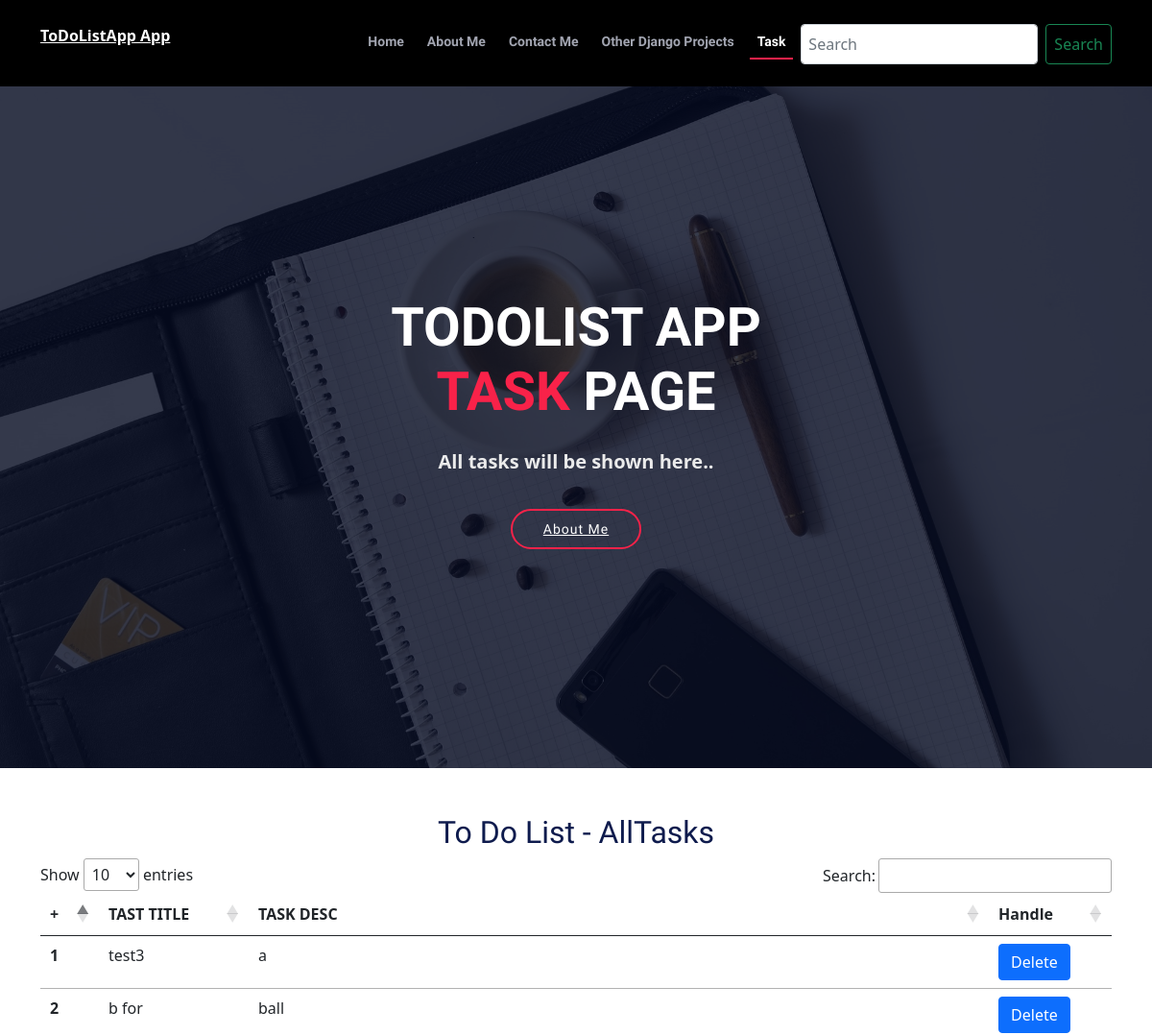
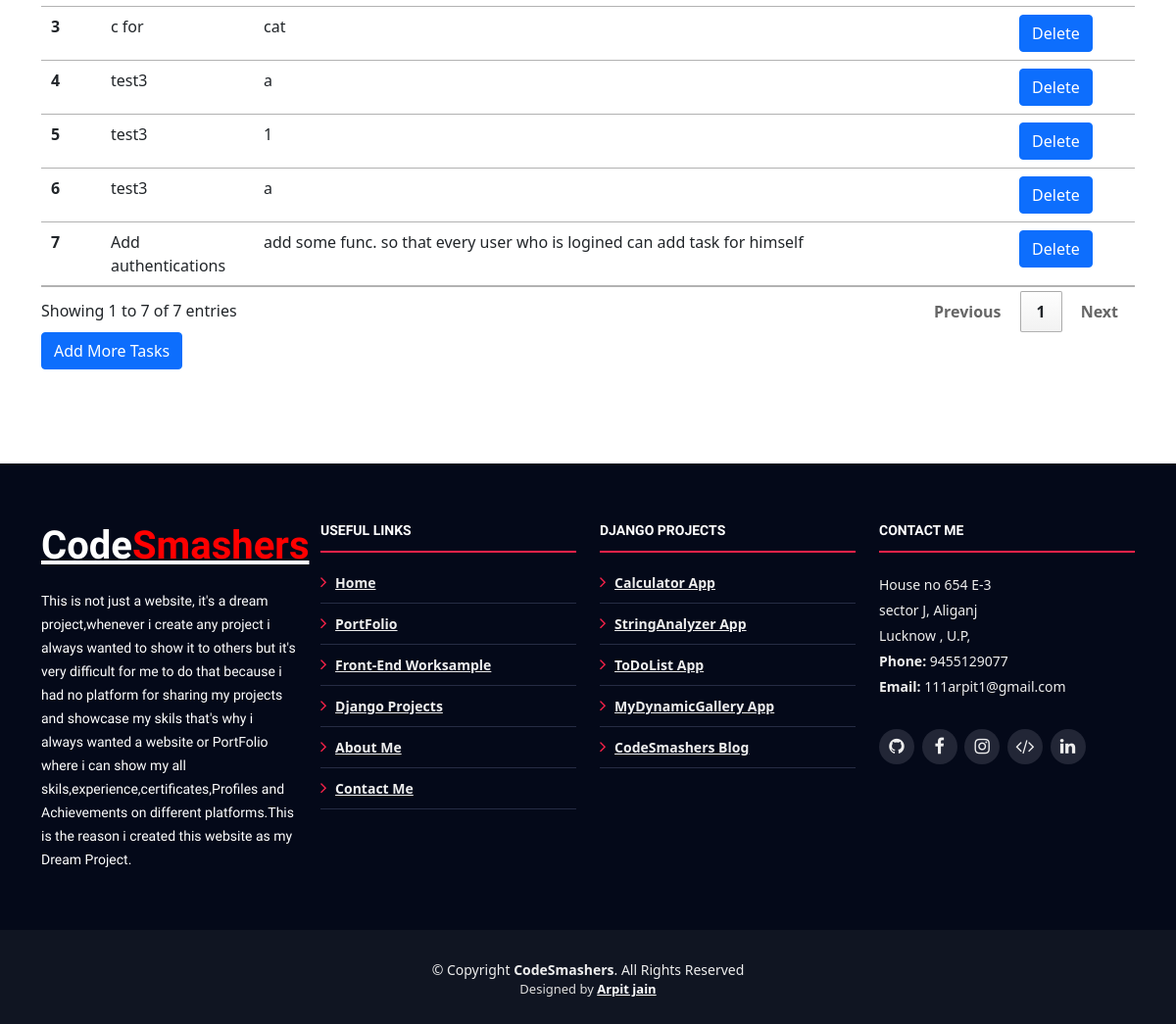
Screenshot of /ToDoListApp/task/ with the database file from the repository (2 pictures, top to bottom).
### ToDoListApp/models.py (models this page shows, shortened)
class Task(models.Model):
    id = models.AutoField(primary_key=True)
    taskTitle = models.CharField(max_length=30)
    TaskDesc = models.TextField(max_length=300)
    time = models.DateTimeField(auto_now_add=True)

### ToDoListApp/views.py (the view)
# urls.py: path('task/', views.task, name='task'),
def task(request):
    alltasks = Task.objects.all()
    params = {'alltasks':alltasks}
    return render(request,'ToDoListApp/task.html',params)

### templates/ToDoListApp/task.html (shortened to what this page needs)
{% extends 'base3.html' %}
{% block projectname %} <a href="/ToDoListApp ">ToDoListApp App</a> {% endblock projectname %}
{% block extranavs %}
<li class="nav-item menu-active" >
        <a class="nav-link" href="/ToDoListApp/task">Task</a>
      </li>
{% endblock extranavs %}
{% block searchbar %}
<form class="d-flex" action="/ToDoListApp/search/">
        <input class="form-control me-2" type="search" placeholder="Search" aria-label="Search" name="query">
        <button class="btn btn-outline-success p-2" type="submit">Search</button>
      </form>
{% endblock searchbar %}
{% block body %}
<section id="intro" style="background: url('/static/img/bg/bg1.jpg') top center;width: 100%;height: 100vh;
  background-size: cover; overflow: hidden; position: relative;">
    <div class="intro-container wow fadeIn">
      <h1 class="mb-4 pb-0">ToDoList App<br><span>Task</span> Page</h1>
      <p class="mb-4 pb-0">All tasks will be shown here..</p>
      <a href="/about" class="about-btn scrollto">About Me</a>
    </div>
  </section>
<div class="container my-5">
    <h2 class="text-center my-2">To Do List - AllTasks </h2>
    <table class="table" id="myTable">
  <thead>
    <tr>
      <th scope="col">+</th>
      <th scope="col" style="width: 10vw;">TAST TITLE</th>
      <th scope="col">TASK DESC</th>
      <th scope="col">Handle</th>
    </tr>
  </thead>
  <tbody>
  {% for task in alltasks %}
    <tr>
      <th scope="row">{{forloop.counter}}</th>
      <td>{{task.taskTitle}}</td>
      <td >{{task.TaskDesc}}</td>
      <th scope="row"><a href="/ToDoListApp/deleteitem/{{task.id}}" class="btn btn-primary">Delete</a></th>
    </tr>
    {% endfor %}
  </tbody>
</table>
<button type="button" class="btn btn-primary" data-toggle="modal" data-target="#addmoretask">
  Add More Tasks
</button>
</div>
<br>
<br>
{% endblock body %}

### static/css/navbarstyle.css (style rules this page uses)
a { color: #f82249; transition: 0.5s; }
p { padding: 0; margin: 0 0 30px 0; }
h1, h2, h3, h4, h5, h6 { font-family: "Raleway", sans-serif; font-weight: 400; margin: 0 0 20px 0; padding: 0; color: #0e1b4d; }
.wow { visibility: hidden; }
.nav-menu, .nav-menu * { margin: 0; padding: 0; list-style: none; }
.nav-menu li { position: relative; white-space: nowrap; }
.nav-menu > li { float: left; }
.nav-menu a { padding: 8px; text-decoration: none; display: inline-block; color: rgba(202, 206, 221, 0.8); font-family: "Raleway", sans-serif; font-weight: 600; font-size: 14px; outline: none; }
.nav-menu .menu-active a, .nav-menu a:hover { color: #fff; }
.nav-menu > li { margin-left: 8px; }
.nav-menu > li > a:before { content: ""; position: absolute; width: 0; height: 2px; bottom: 0; left: 0; background-color: #f82249; visibility: hidden; transition: all 0.3s ease-in-out 0s; }
.nav-menu a:hover:before, .nav-menu li:hover > a:before, .nav-menu .menu-active > a:before { visibility: visible; width: 100%; }
#mobile-nav ul li { position: relative; }
#mobile-nav ul li a { color: #fff; font-size: 17px; overflow: hidden; padding: 10px 22px 10px 15px; position: relative; text-decoration: none; width: 100%; display: block; outline: none; }
#intro:before { content: ""; background: rgba(6, 12, 34, 0.8); position: absolute; bottom: 0; top: 0; left: 0; right: 0; }
#intro .intro-container { position: absolute; bottom: 0; left: 0; top: 90px; right: 0; display: -webkit-box; display: -ms-flexbox; display: flex; -webkit-box-pack: center; -ms-flex-pack: center; justify-content: center; -webkit-box-align: center; -ms-flex-align: center; align-items: center; -webkit-box-orient: vertical; -webkit-box-direction: normal; -ms-flex-direction: column; flex-direction: column; text-align: center; padding: 0 15px; }
#intro h1 { color: #fff; font-family: "Raleway", sans-serif; font-size: 56px; font-weight: 600; text-transform: uppercase; }
#intro h1 span { color: #f82249; }
#intro p { color: #ebebeb; font-weight: 700; font-size: 20px; }
#intro .about-btn { font-family: "Raleway", sans-serif; font-weight: 500; font-size: 14px; letter-spacing: 1px; display: inline-block; padding: 12px 32px; border-radius: 50px; transition: 0.5s; line-height: 1; margin: 10px; color: #fff; -webkit-animation-delay: 0.8s; animation-delay: 0.8s; border: 2px solid #f82249; }
@media (min-width: 1024px) { #intro { background-attachment: fixed; } }

### rows the page displays
Task: taskTitle "test3", TaskDesc "a"
Task: taskTitle "b for", TaskDesc "ball"
Task: taskTitle "c for", TaskDesc "cat"
Task: taskTitle "test3", TaskDesc "a"
Task: taskTitle "test3", TaskDesc "1"
Task: taskTitle "test3", TaskDesc "a"
Task: taskTitle "Add authentications", TaskDesc "add some func. so that every user who is logined can add task for himself"
